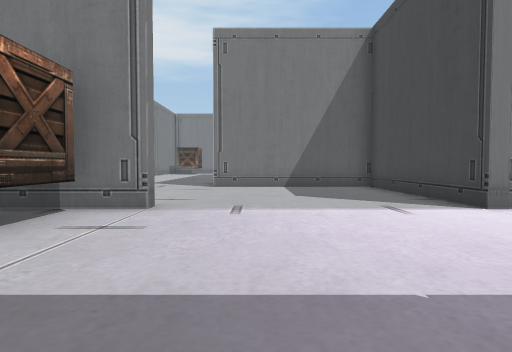
View 1 (above)

24 first-person views from a walk through a 3-D level made in the Unity game engine. The camera is 1.3 m above the floor, tilts 2° down and sees 80° across. The floor is counted in squares, 2 m on a side. Each view is taken from the middle of a square. On the plan, view 1 faces up. The plan holds only what a view shows up to about 10 squares ahead; the rest is blank. The place goes on beyond the plan. Some animated figures are left out.

View 2
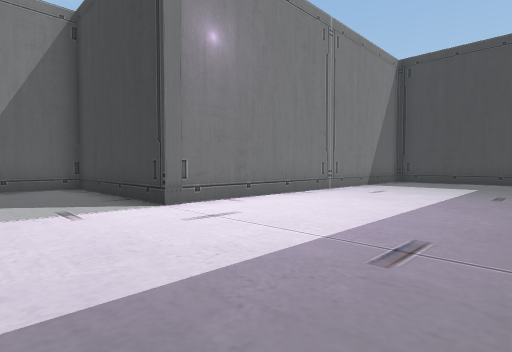

View 3
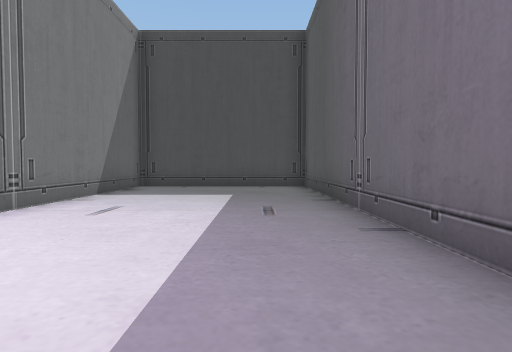

View 4
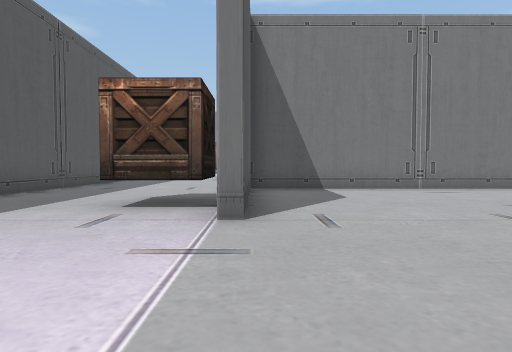

View 5
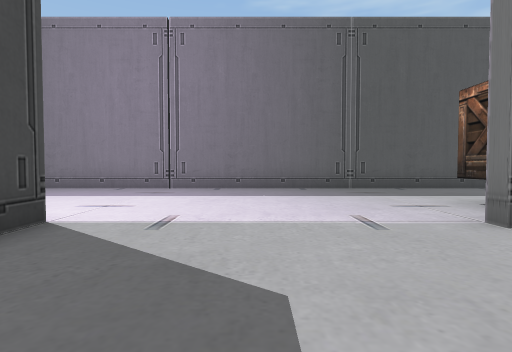

View 6
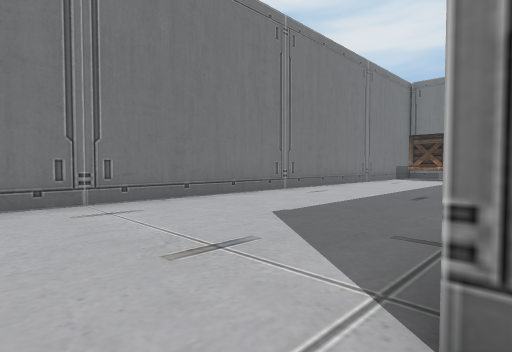

View 7
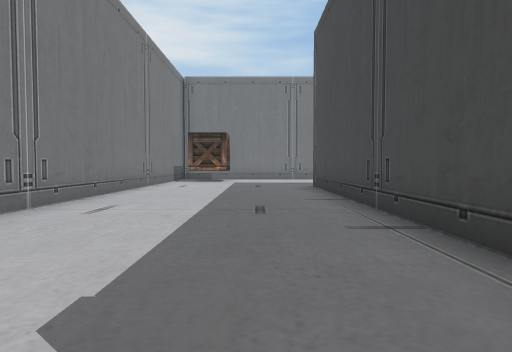

View 8
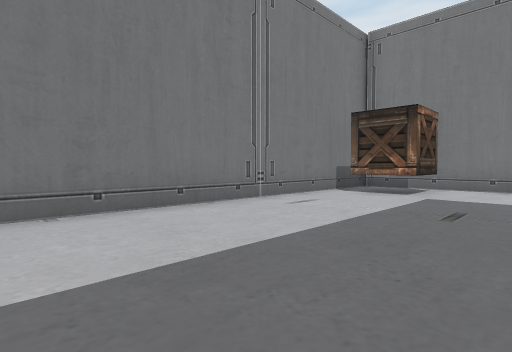

View 9
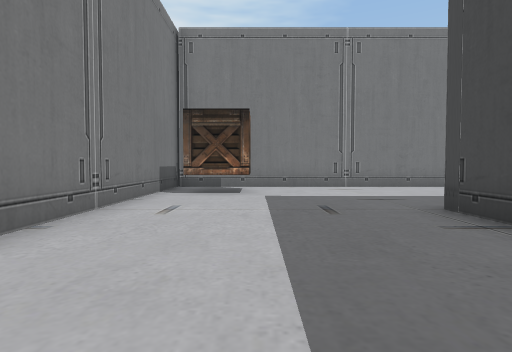

View 10
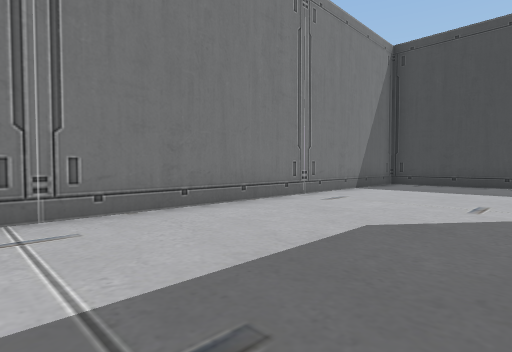

View 11
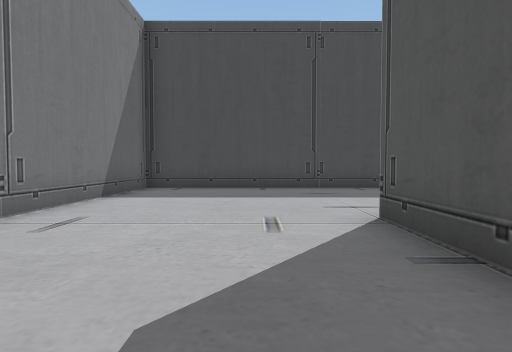

View 12
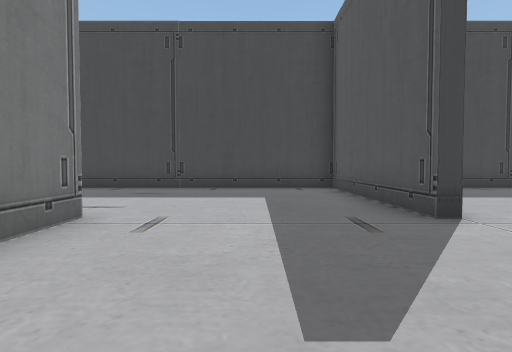

View 13
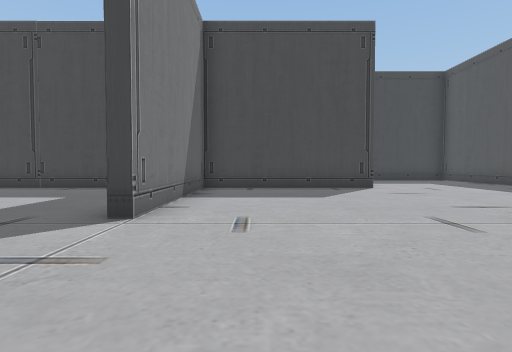

View 14
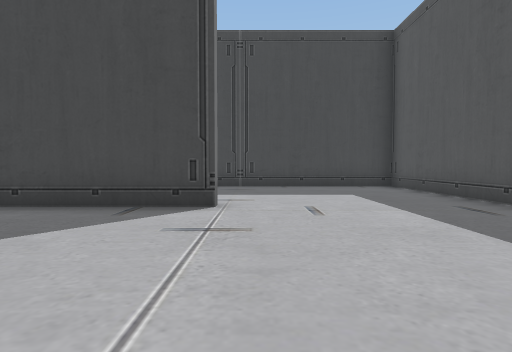

View 15
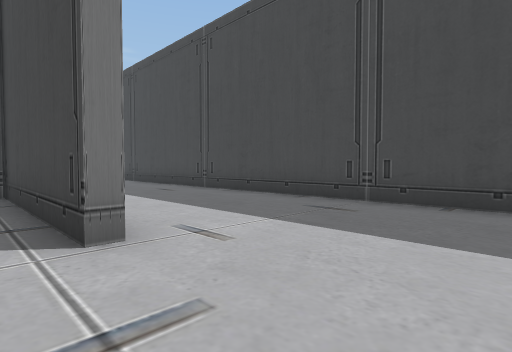

View 16
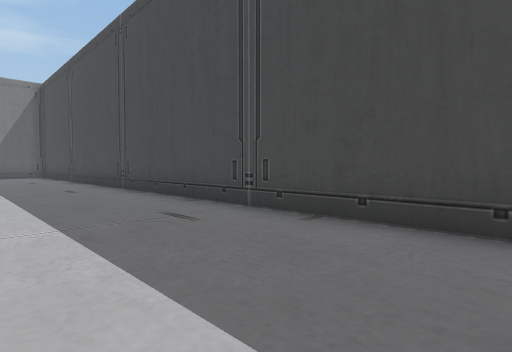

View 17
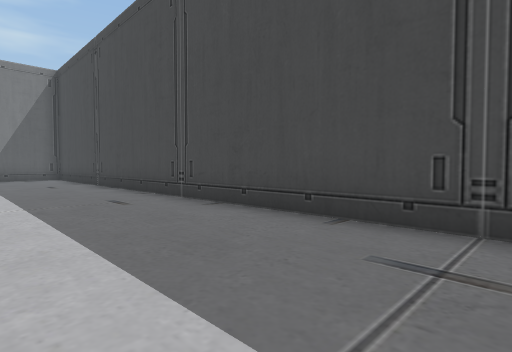

View 18
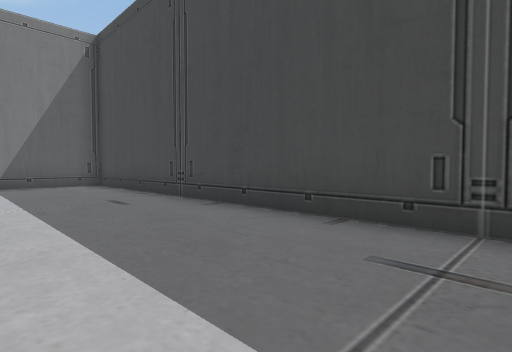

View 19
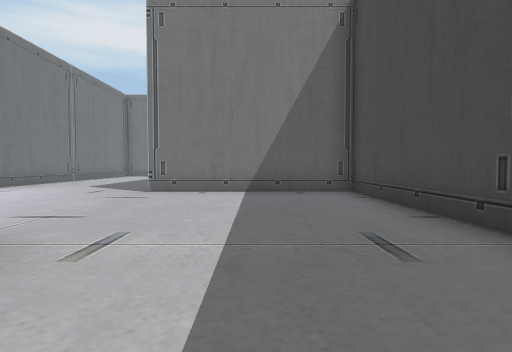

View 20
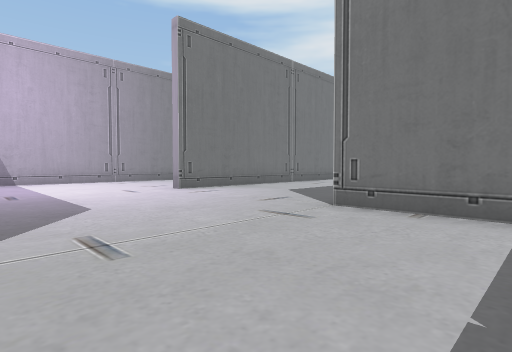

View 21
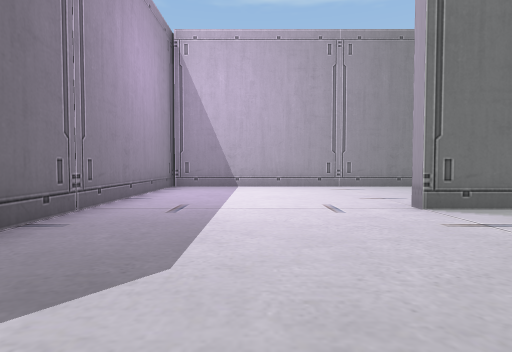

View 22
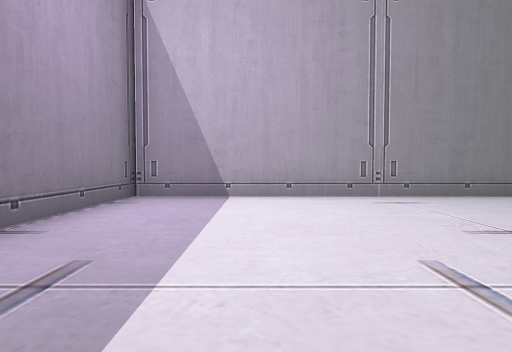

View 23
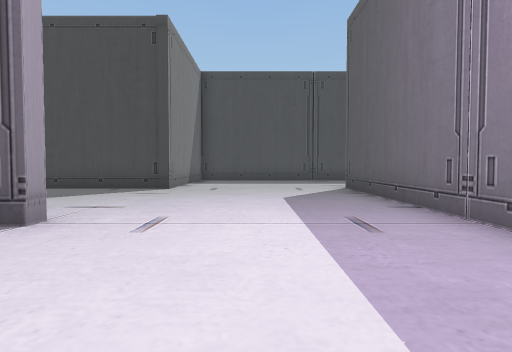

View 24
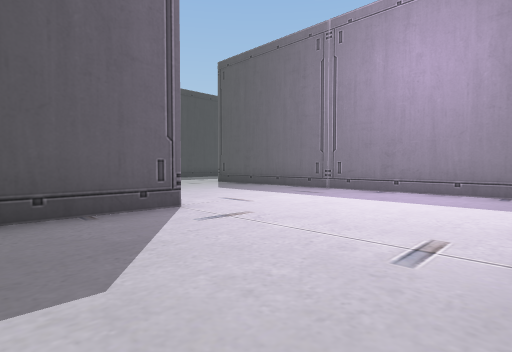

### Floor plan
Points are (right, up) in squares from view 1. A wall is a line through its corners. A room is listed if a view was taken in it or the views show most of it. See-through windows are left out.
Room 1 (views 1, 2, 3, 4, 5, 6, 7, 8, 9, 10, 11, 12, 13, 14, 15, 16, 17, 18, 19, 20, 21, 22, 23, 24)
walls: (-1.2, 12) (-1.2, 19.5); (1.8, 19.5) (3.9, 19.5); (3.9, 19.2) (2.5, 19.2); (-4.1, 23.5) (-4.1, 21.9) (-5.8, 21.9); (-1.5, 4.5) (-3.9, 4.5); (-6, 4.8) (-1.5, 4.8); (-4, 4.2) (-2.5, 4.2) (-2.5, 2.6); (-1.6, 24.4) (8.8, 24.4); (-6.4, 24.5) (-6.4, 4.9); (8.8, 14.5) (3.7, 14.5) (3.7, 14.8) (8.8, 14.8); (9.1, 9.6) (8.7, 9.6) (8.7, 24.1) (-6.4, 24.1); (8.9, 4.8) (13.3, 4.8) (13.3, 29.4) (8.4, 29.4) (8.4, 32.5); (-8.1, -0.5) (13.3, -0.5) (13.3, 4.5) (3.4, 4.5) (3.4, 9.2) (-1.4, 9.2); (-1.3, 32.2) (-1.3, 24.5); (3.5, 32) (3.5, 29.4) (3.2, 29.4) (3.2, 31.8)

Positions as (right, up) in squares from view 1, and headings:
1: (0, 0), facing up
2: (1, 0), facing up-right
3: (4, 1), facing right
4: (2, 5), facing left
5: (1, 8), facing down
6: (-1, 8), facing up-left
7: (-3, 10), facing up
8: (-2, 15), facing up-left
9: (-4, 15), facing up
10: (-2, 20), facing up-right
11: (0, 21), facing right
12: (0, 17), facing right
13: (0, 13), facing right
14: (4, 9), facing right
15: (8, 7), facing up-right
16: (10, 11), facing up-right
17: (10, 14), facing up-right
18: (10, 19), facing up-right
19: (11, 22), facing up
20: (11, 25), facing up-left
21: (8, 27), facing left
22: (5, 27), facing left
23: (0, 27), facing right
24: (-1, 32), facing down-right
